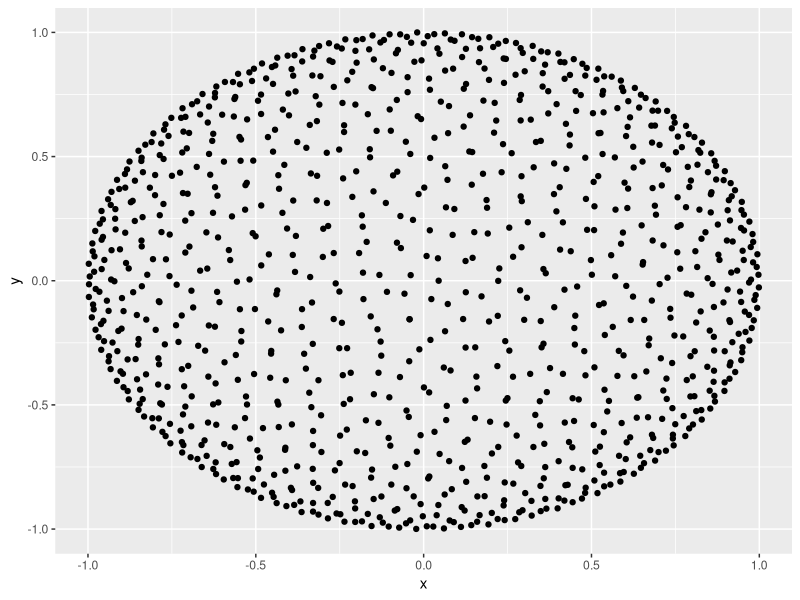
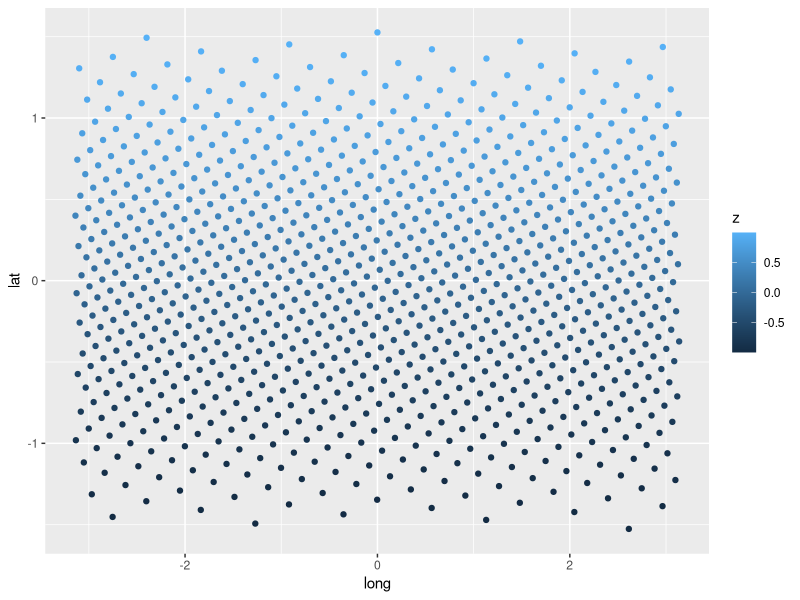
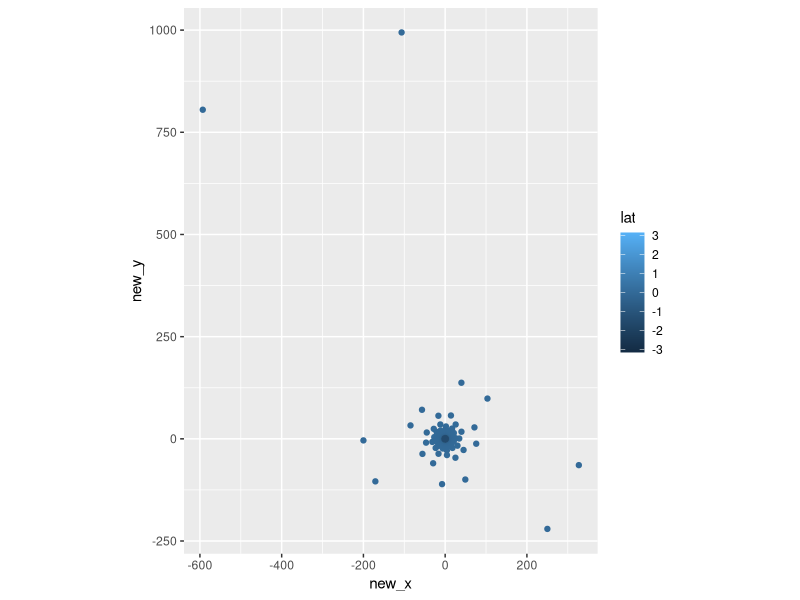
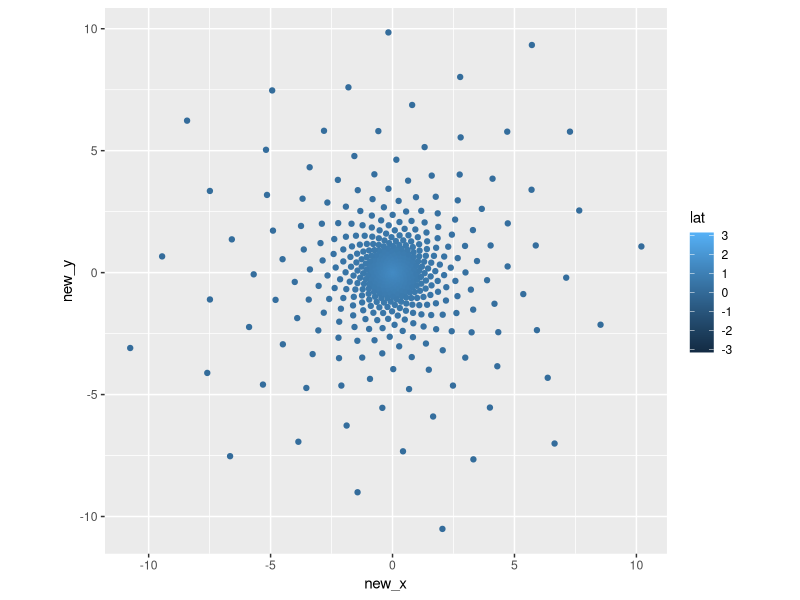
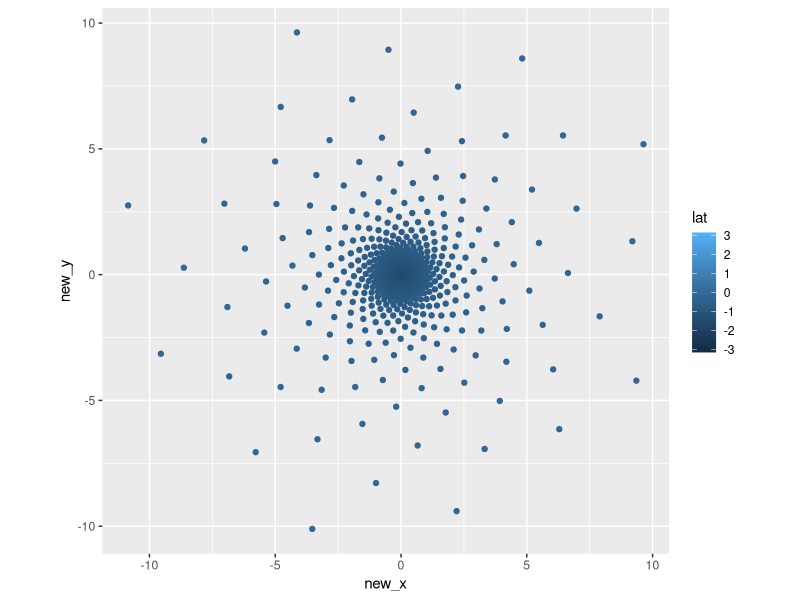
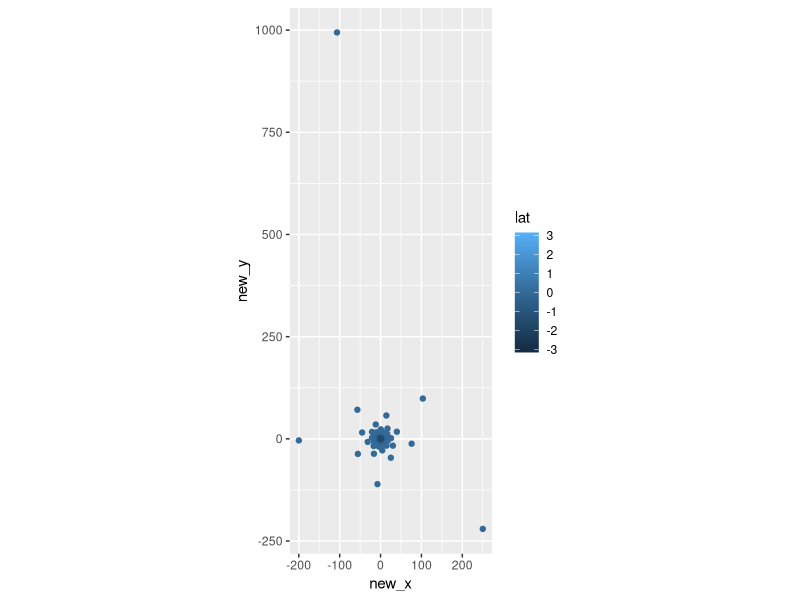
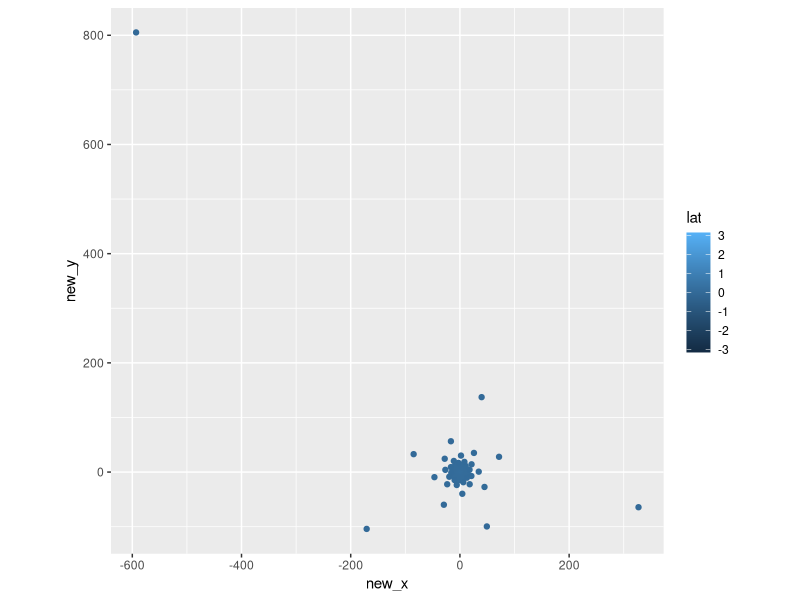

Source code (R) for these figures, in order:
# edges look terrible

# https://mathworld.wolfram.com/GnomonicProjection.html
library(tidyverse)

size <- 1000
projection <- tibble(
  theta = 2 * pi * seq(0, size - 1) / ((1 + sqrt(5)) / 2),
  phi = acos(1 - 2 * (seq(0, size - 1) + .5) / size)) %>%
  mutate(x = cos(theta) * sin(phi),
         y = sin(theta) * sin(phi),
         z = cos(phi)) %>%
  rowid_to_column("id")

ggplot(data = projection, 
       aes(x, y)) +
  geom_point()

# this one
projection <- projection %>% 
  mutate(R = 1) %>%
  mutate(lat = asin(z / R),
         long = atan2(y, x),
         central_long = 0 * pi/180,
         central_lat = if_else(z < 0, 90 * pi/180, -90 * pi/180)) %>%
  mutate(cos_c = sin(central_lat) * sin(lat) + cos(central_lat) * cos(lat) * cos(long - central_long)) %>%
  mutate(new_x = cos(lat) * sin(long - central_long) / cos_c,
         new_y = (cos(central_lat) * sin(lat) - sin(central_lat) * cos(lat) * cos(long - central_long)) / cos_c) %>%
  mutate(rho = sqrt(new_x^2 + new_y^2)) %>%
  mutate(c = atan(rho)) %>%
  mutate(lat_check = asin(cos(c) * sin(central_lat) + (new_y * sin(c) * cos(central_lat)) / rho),
         long_check = central_long + atan2(new_x * sin(c), (rho * cos(central_lat) * cos(c) - new_y * sin(central_lat) * sin(c))) %% pi)


ggplot(data = projection) +
  geom_point(aes(long, lat, color = z))

ggplot(data = projection) +
  geom_point(aes(x = new_x, y = new_y, color = lat)) +
  coord_equal() +
  scale_color_gradient(limits = c(-pi, pi))

ggplot(data = projection[projection$lat > 5*pi/180, ]) +
  geom_point(aes(x = new_x, y = new_y, color = lat)) +
  coord_equal() +
  scale_color_gradient(limits = c(-pi, pi))

ggplot(data = projection[projection$lat < -5*pi/180, ]) +
  geom_point(aes(x = new_x, y = new_y, color = lat)) +
  coord_equal() +
  scale_color_gradient(limits = c(-pi, pi))


ggplot(data = projection[projection$z < 0, ]) +
  geom_point(aes(x = new_x, y = new_y, color = lat)) +
  coord_equal() +
  scale_color_gradient(limits = c(-pi, pi))
ggplot(data = projection[projection$z >= 0, ]) +
  geom_point(aes(x = new_x, y = new_y, color = lat)) +
  coord_equal() +
  scale_color_gradient(limits = c(-pi, pi))
